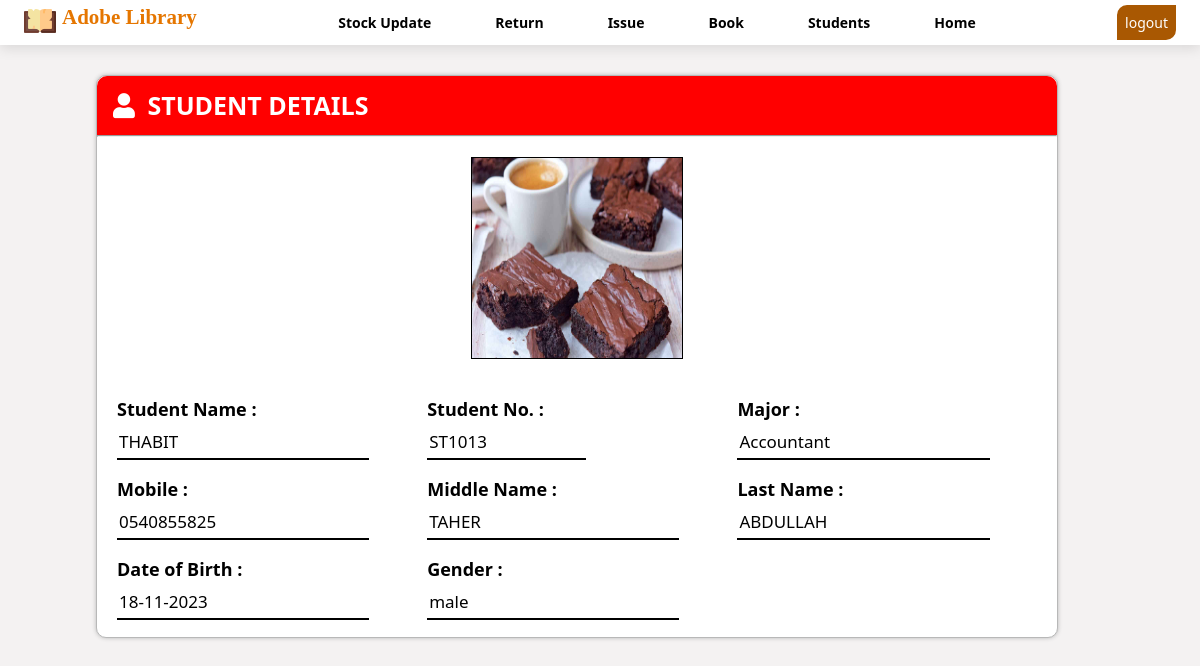
The page /student_details.php?var=ST1013 (signed in) on the database its author committed.
### tables this page shows
CREATE TABLE `student` (
  `Student_No` varchar(10) NOT NULL,
  `studentname` varchar(50) NOT NULL,
  `Middlename` varchar(50) NOT NULL,
  `LastName` varchar(50) NOT NULL,
  `gender` varchar(10) NOT NULL,
  `dob` date NOT NULL,
  `mobile` varchar(10) NOT NULL,
  `image` varchar(30) NOT NULL,
  `class` varchar(50) NOT NULL,
  `doc` timestamp NOT NULL DEFAULT current_timestamp()
);

### student_details.php (the view, shortened to what this page needs)
<?php
$Stud_Num=$_GET['var'];
?>
<!DOCTYPE html PUBLIC "-//W3C//DTD XHTML 1.0 Transitional//EN" "http://www.w3.org/TR/xhtml1/DTD/xhtml1-transitional.dtd">
<html xmlns="http://www.w3.org/1999/xhtml">
<head>
<link rel="stylesheet" href="CSS/form_page.css" />
<link rel="stylesheet" href="https://pro.fontawesome.com/releases/v5.10.0/css/all.css"/>
</head>
<body>
  <?php
    require 'Header.php';
  ?>
  <div class="main-form">
    <div class="head" style="background-color: red;">
      <p class="head-para"><i class="fas fa-user"></i>&ensp;STUDENT DETAILS</p>
    </div>
    <hr class="h1" />
    <?php
	  $stname="";
	  $gender="";
	  $mob="";
	  $fname="";
	  $Lname="";
	  $dob="";
	  $img="";
	  $class="";
	  $sql = "SELECT * FROM `student` WHERE Student_No = '$Stud_Num'";
	  $run = mysqli_query($con, $sql);
	  if($row = mysqli_fetch_assoc($run))
	  {
      $Stud_Num = $row['Student_No'];
		  $stname=$row['studentname'];
		  $fname=$row['Middlename'];
	      $Lname=$row['LastName'];
		  $dob=$row['dob'];
		  $gender=$row['gender'];
		  $mob=$row['mobile'];
		  $img=$row['image'];
	      $class=$row['class'];
	  }
	  $dt=new DateTime($dob);
	  $newdt=date_format($dt,'d-m-Y');
    ?>
    <div class="img-container">
      <img src="<?php echo "Student_Image/".$img; ?>" class="st-image" />
    </div>
	<div class="container-100">
      <div class="type2">
        <label for="name"><b>Student Name :</b></label>
        <input type="text" name="name" class="name" id="name" value="<?php echo $stname; ?>" readonly />
      </div>
      <div class="type2">
      <label for="admnum"><b>Student No. :</b></label>
        <input type="text" name="admnum" class="admnum" id="admnum" style="width:50%;" value="<?php echo $Stud_Num; ?>" readonly />
      </div>
      <div class="type2">
        <label for="class"><b>Major :</b></label>
        <input type="text" name="class" class="class" id="class" value="<?php echo $class; ?>" readonly />
      </div>
    </div>
    <div class="container-100">
      <div class="type2">
        <label for="mob"><b>Mobile :</b></label>
        <input type="text" name="mob" class="mob" id="mob" value="<?php echo $mob; ?>" readonly />
      </div>
      <div class="type2">
        <label for="fname"><b>Middle Name :</b></label>
        <input type="text" name="fname" class="fname" id="fname" value="<?php echo $fname; ?>" readonly />
      </div>
      <div class="type2">
        <label for="Lname"><b>Last Name :</b></label>
        <input type="text" name="Lname" class="Lname" id="Lname" value="<?php echo $Lname; ?>" readonly />
      </div>
    </div>
    <div class="container-100">
      <div class="type2">
        <label for="dob"><b>Date of Birth :</b></label>
        <input type="text" name="dob" class="dob" id="dob" value="<?php echo $newdt; ?>" readonly />
      </div>
       <div class="type2">
        <label for="gender"><b>Gender :</b></label>
        <input type="text" name="gender" class="gender" id="gender" value="<?php echo $gender; ?>" readonly />
      </div>
      <div class="type2"></div>
    </div>
  </div>
</body>
</html>

### CSS/form_page.css (style rules this page uses)
* { margin:0px; padding:0px; }
body { background-color: rgb(244, 242, 242); }
.main-form { width: 80%; margin: 30px 8% 50px 8%; height: auto; background-color: rgb(255, 255, 255); color: #000000; box-shadow: 0px 0px 4px #B8B8B8; border: 1px solid #B8B8B8; border-radius: 10px; }
.head { height: 10%; width: auto; padding: 0.8rem 1rem; border-radius: 10px 10px 0 0; color: #fff; }
.head-para { font-size: 25px; font-weight: bold; }
hr.h1 { margin-bottom: 20px; }
.img-container { height: 220px; width: 100%; display: flex; justify-content: center; }
.st-image { height: 200px; width: 210px; border: 1px solid #000; }
.container-100 { width: auto; height: 60px; padding-left:20px; margin: 20px 0; }
.type2 { width: 33%; height: 70px; float: left; }
input[type=text], .mob { font-size: 17px; background: none; border: none; border-bottom: 2px solid; width: 80%; height: 30px; margin-top: 3px; padding: 2px; display: block; transition: all 0.1s ease; }
label { font-size: 18px; }

### CSS/Header.css (style rules this page uses)
* { margin: 0; padding: 0; font-family: system-ui, -apple-system, BlinkMacSystemFont, 'Segoe UI', Roboto, Oxygen, Ubuntu, Cantarell, 'Open Sans', 'Helvetica Neue', sans-serif; }

### rows shown on the page
student: image (picture), name "THABIT", admnum "ST1013", class "Accountant", mob "0540855825", fname "TAHER", Lname "ABDULLAH", dob "18-11-2023", gender "male"
